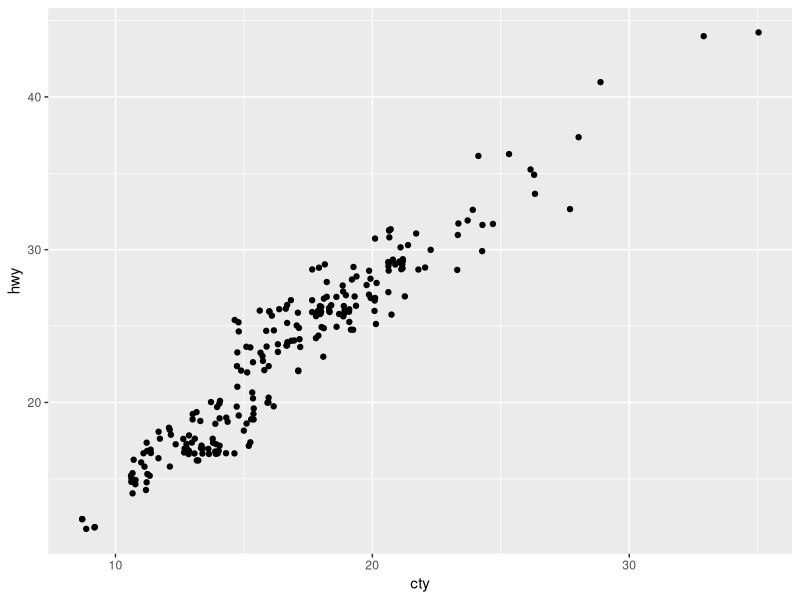
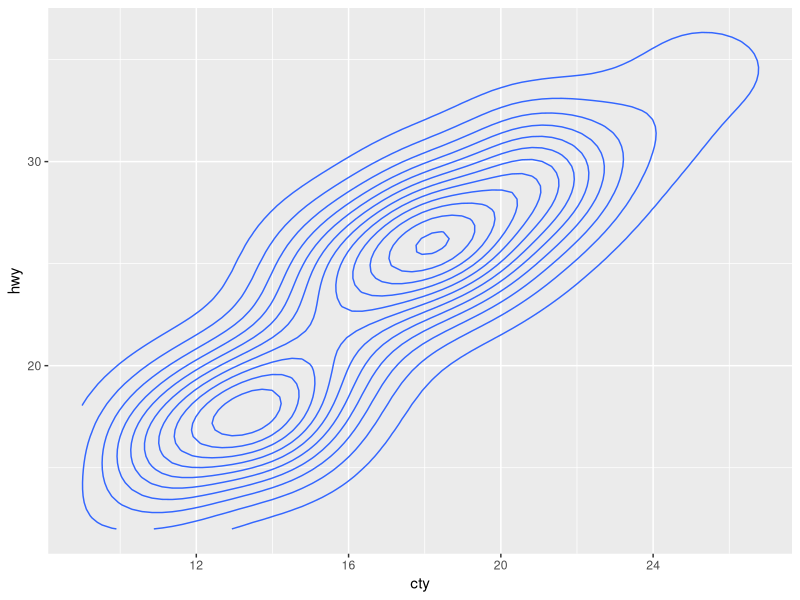
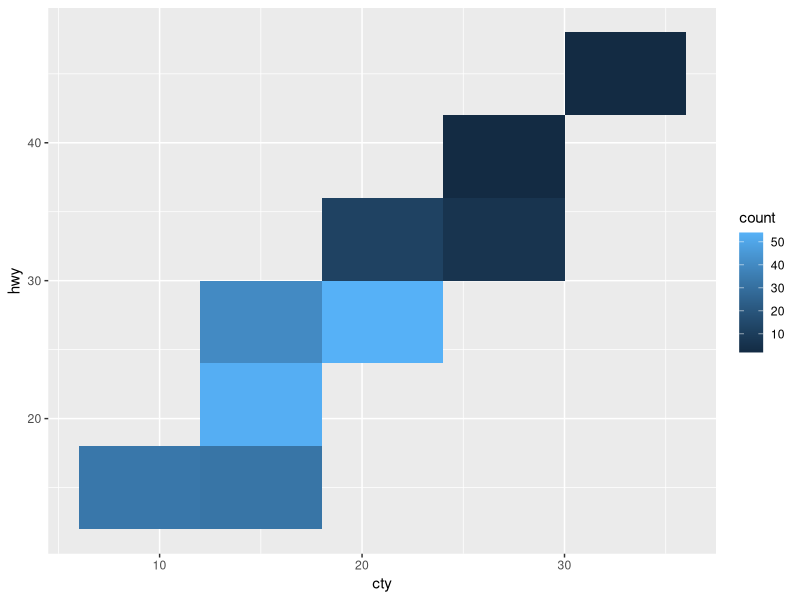

These charts were generated, in order, by the following R code:
student_name <- c("mike", "jane", "robert") #vector of the students
student_age <- c(23, 25, 28)
student_level <- factor(c("MS", "BS", "MS"), levels = c("MS", "BS", 'Diploma'))
student_gender <- factor(c("male", "female", "male"))
#************** List Practice
student_Jane <- list(student_name[2], student_age[2], student_level[2], student_gender[2])
students <- list(student_name, student_age, student_level, student_gender)
#************** Data Frame
studentDataFrame <- data.frame(student_name, student_age, student_level, student_gender)
studentDataFrame[, 1] #all rows and column 1 
studentDataFrame[1,] #all columns of row 1
studentDataFrame$student_age

#************** Packages
install.packages("AzureML")
install.packages("dplyr")
library(dplyr)
View(iris)
select(iris, contains("Wi")) #will show all the data that comes in columns that have Wi in heading

install.packages("RODBC") # For SQL Server

#************** Plot
install.packages("ggplot2")
library(ggplot2)
View(mpg)
a <- ggplot(mpg, aes(cty, hwy)) #will create an empty plot
a + geom_jitter() #adds Jitter chart to the plot with the data
a + geom_density_2d()
a + geom_bin2d(binwidth = c(6, 6))

